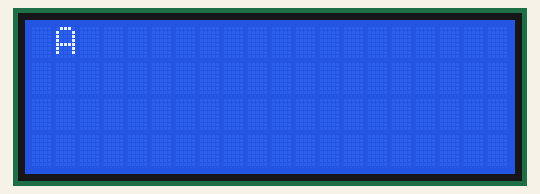
Bench run of a sketch on a simulated Arduino Uno, built with avr-gcc and run on an emulated ATmega328P. Parts: 20×4 character LCD. What the sketch prints to the serial monitor is not drawn.

Above: at 0.3 s.
At 0.92 s:
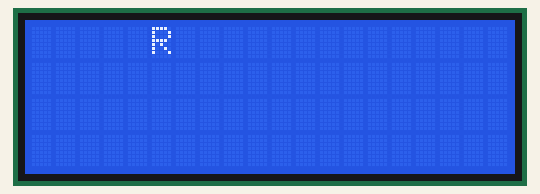

The sketch:

tobylcd.ino
```cpp
#include <Wire.h>
#include <LiquidCrystal_I2C.h>

int count = 0;
LiquidCrystal_I2C lcd = LiquidCrystal_I2C(0x3F, 20, 4);

void setup() {
  Serial.begin(9600);
  Serial.println(__FILE__);
  lcd.init();
  lcd.backlight();

}


void loop() {
  lcd.clear();
  lcd.setCursor(0, 0);
  lcd.print("V");
  Serial.println("V");

  delay(150);
  lcd.clear();
  lcd.setCursor(1, 0);
  lcd.print("A");
  Serial.println("A");

  delay(150);
  lcd.clear();
  lcd.setCursor(2, 0);
  lcd.print("L");
  delay(150);
  lcd.clear();
  lcd.setCursor(3, 0);
  lcd.print("K");
  delay(150);
  lcd.clear();
  lcd.setCursor(4, 0);
  lcd.print("I");
  delay(150);
  lcd.clear();
  lcd.setCursor(5, 0);
  lcd.print("R");
  delay(150);
  lcd.clear();
  lcd.setCursor(6, 0);
  lcd.print("I");
  delay(150);
  lcd.clear();
  lcd.setCursor(7, 0);
  lcd.print("A");
  delay(150);
  }
```

Measured:
- by itself, everything shown: repeats every 1.2 s, in 8 steps
